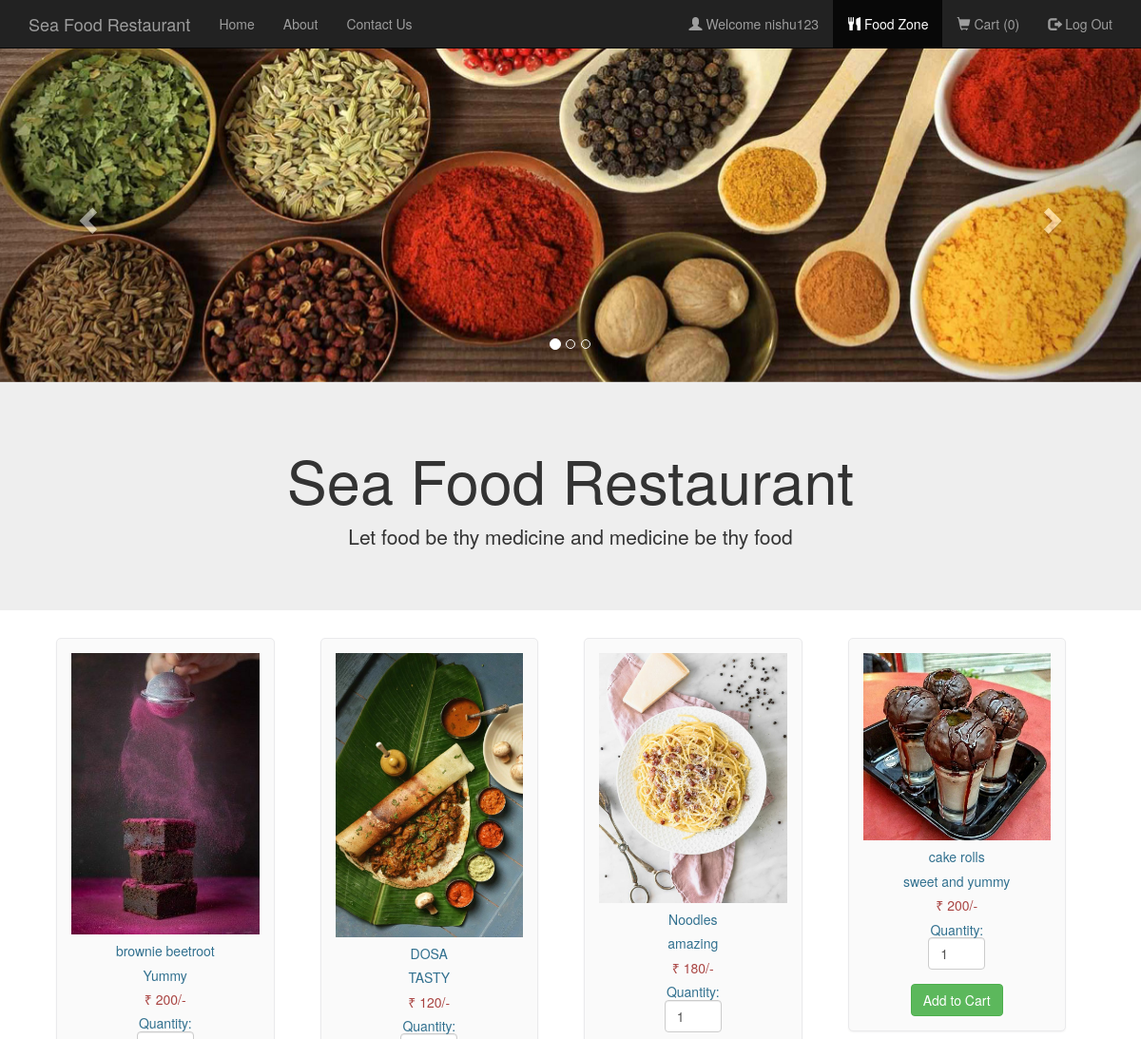
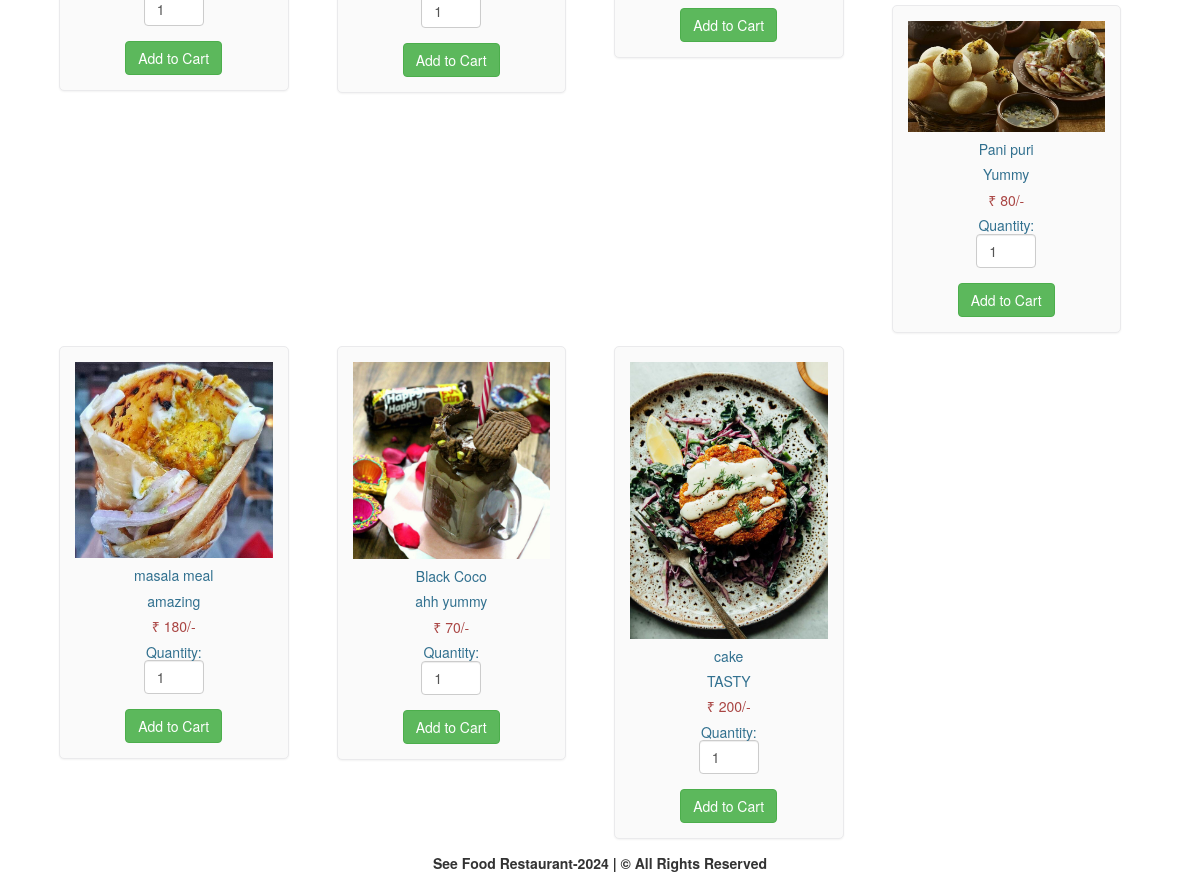
/foodlist.php (signed in), run on the app's committed database (2 pictures, top to bottom).
### tables this page shows
CREATE TABLE `food` (
  `F_ID` int(30) NOT NULL,
  `name` varchar(30) NOT NULL,
  `price` int(30) NOT NULL,
  `description` varchar(200) NOT NULL,
  `R_ID` int(30) NOT NULL,
  `images_path` varchar(200) NOT NULL
);

### foodlist.php (the view, shortened to what this page needs)
<html>
  <head>
  </head>
  <link rel="stylesheet" type = "text/css" href ="css/foodlist.css">
  <link rel="stylesheet" type = "text/css" href ="css/bootstrap.min.css">
  <body>
    <nav class="navbar navbar-inverse navbar-fixed-top navigation-clean-search" role="navigation">
      <div class="container">
        <div class="navbar-header">
          <a class="navbar-brand" href="index.php">Sea Food Restaurant</a>
        </div>
        <div class="collapse navbar-collapse " id="myNavbar">
          <ul class="nav navbar-nav">
            <li><a href="index.php">Home</a></li>
            <li><a href="aboutus.php">About</a></li>
            <li><a href="contactus.php">Contact Us</a></li>
          </ul>
<?php
if(isset($_SESSION['login_user1'])){
?>
          <ul class="nav navbar-nav navbar-right">
            <li><a href="#"><span class="glyphicon glyphicon-user"></span> Welcome <?php echo $_SESSION['login_user1']; ?> </a></li>
            <li><a href="myrestaurant.php">MANAGER CONTROL PANEL</a></li>
            <li><a href="logout_m.php"><span class="glyphicon glyphicon-log-out"></span> Log Out </a></li>
          </ul>
<?php
}
else if (isset($_SESSION['login_user2'])) {
  ?>
           <ul class="nav navbar-nav navbar-right">
            <li><a href="#"><span class="glyphicon glyphicon-user"></span> Welcome <?php echo $_SESSION['login_user2']; ?> </a></li>
            <li class="active" ><a href="foodlist.php"><span class="glyphicon glyphicon-cutlery"></span> Food Zone </a></li>
            <li><a href="cart.php"><span class="glyphicon glyphicon-shopping-cart"></span> Cart  (<?php
              if(isset($_SESSION["cart"])){
              $count = count($_SESSION["cart"]);
              echo "$count";
            }
              else
                echo "0";
              ?>) </a></li>
            <li><a href="logout_u.php"><span class="glyphicon glyphicon-log-out"></span> Log Out </a></li>
          </ul>
<?php
}
?>
        </div>
      </div>
    </nav>
    <div id="myCarousel" class="carousel slide" data-ride="carousel">
    <ol class="carousel-indicators">
      <li data-target="#myCarousel" data-slide-to="0" class="active"></li>
      <li data-target="#myCarousel" data-slide-to="1"></li>
      <li data-target="#myCarousel" data-slide-to="2"></li>
    </ol>
    <div class="carousel-inner">
      <div class="item active">
      <img src="images/slide003.jpg" style="width:100%;">
      <div class="carousel-caption">
      </div>
      </div>
    </div>
    <a class="left carousel-control" href="#myCarousel" data-slide="prev">
      <span class="glyphicon glyphicon-chevron-left"></span>
    </a>
    <a class="right carousel-control" href="#myCarousel" data-slide="next">
      <span class="glyphicon glyphicon-chevron-right"></span>
    </a>
    </div>
<div class="jumbotron">
  <div class="container text-center">
    <h1>Sea Food Restaurant</h1>
    <p>Let food be thy medicine and medicine be thy food</p>
  </div>
</div>
<div class="container" style="width:95%;">
<?php
$conn = Connect();
$sql = "SELECT * FROM FOOD ORDER BY F_ID";
$result = mysqli_query($conn, $sql);
if (mysqli_num_rows($result) > 0)
{
  while($row = mysqli_fetch_assoc($result)){
?>
<div class="col-md-3">
<form method="post" action="cart.php?action=add&id=<?php echo $row["F_ID"]; ?>">
<div class="mypanel" align="center";>
<img src="<?php echo $row["images_path"]; ?>" class="img-responsive">
<h5 class="text-info"><?php echo $row["name"]; ?></h5>
<h5 class="text-info"><?php echo $row["description"]; ?></h5>
<h5 class="text-danger">&#8377; <?php echo $row["price"]; ?>/-</h5>
<h5 class="text-info">Quantity: <input type="number" min="1" max="25" name="quantity" class="form-control" value="1" style="width: 60px;"> </h5>
<input type="submit" name="add" style="margin-top:5px;" class="btn btn-success" value="Add to Cart">
</div>
</form>
</div>
<?php
}
}
?>
</div>
</body>
</html>
<b><center><p> See Food Restaurant-2024 | &copy All Rights Reserved </p><center></b>

### css/foodlist.css (style rules this page uses)
body,html { height: 100%; }
body { padding-top: 50px; background-image: url('bgimg1.jpg'); background-repeat: repeat; background-size: cover; background-position: center; }
.mypanel { border: 1px solid #eaeaec; margin: -1px 19px 3px -1px; box-shadow: 0 1px 2px rgba(0,0,0,0.05); background-color: #FAFAFA; padding:15px; border-radius: 5px; }
input { border: 5px solid white; }

### data on the page
food: images_path (picture), name "brownie beetroot", description "Yummy", price "200"
food: images_path (picture), name "DOSA", description "TASTY", price "120"
food: images_path (picture), name "Noodles", description "amazing", price "180"
food: images_path (picture), name "cake rolls", description "sweet and yummy", price "200"
food: images_path (picture), name "Pani puri", description "Yummy", price "80"
food: images_path (picture), name "masala meal", description "amazing", price "180"
food: images_path (picture), name "Black Coco", description "ahh yummy", price "70"
food: images_path (picture), name "cake", description "TASTY", price "200"

### other printed values
$_SESSION['login_user2'] "nishu123"
